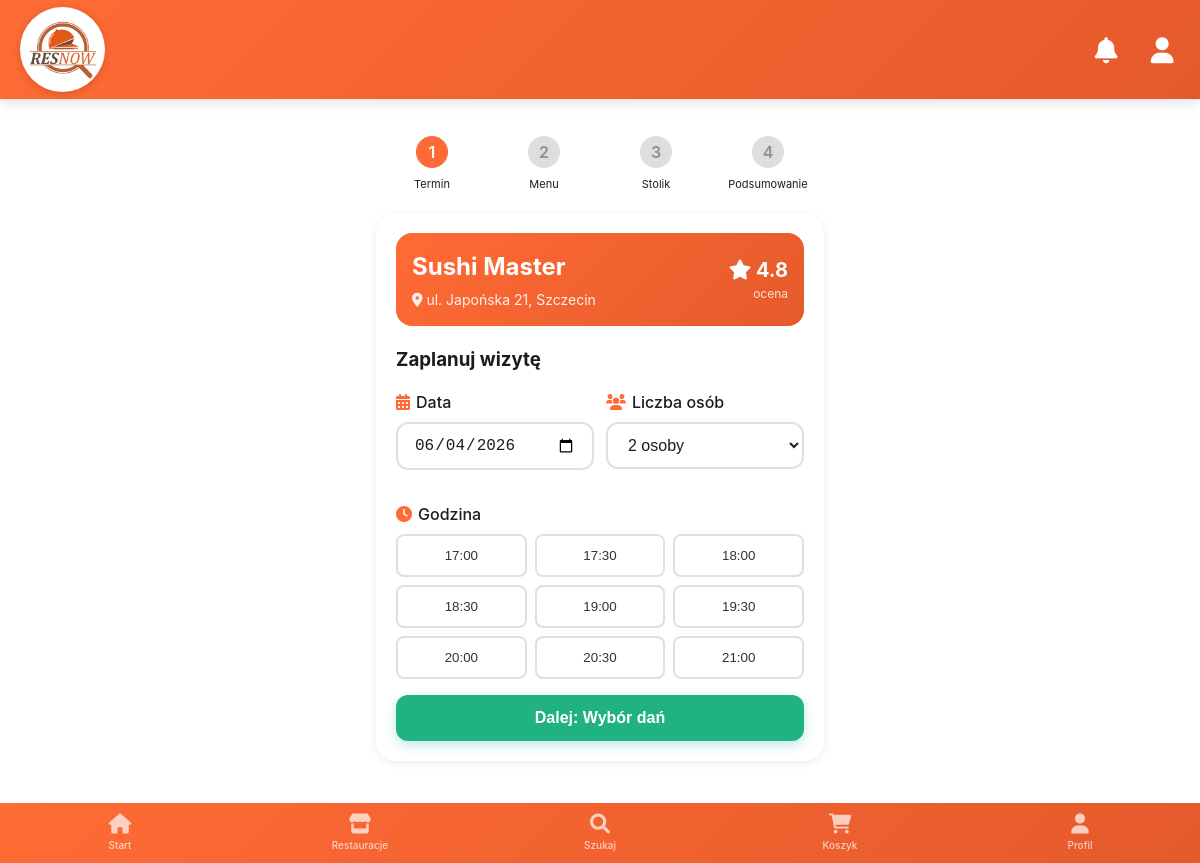
Screenshot of /client/reservation/3 (signed in) with the database file from the repository.
### models.py (models this page shows, shortened)
class Restaurant(db.Model):
    __tablename__ = 'restaurants'
    id = db.Column(db.Integer, primary_key=True)
    name = db.Column(db.String(100), nullable=False)
    address = db.Column(db.String(200))
    cuisine = db.Column(db.String(100))
    rating = db.Column(db.Float)
    delivery = db.Column(db.Boolean, default=False)
    reservation = db.Column(db.Boolean, default=True)
    opening_hours = db.Column(db.String(50))
    delivery_time = db.Column(db.String(50))

### app.py (the view)
@app.route('/client/reservation/<int:restaurant_id>')
@login_required
def client_reservation(restaurant_id):
    if session.get('role') != 'client':
        flash('Brak dostępu', 'danger')
        return redirect(url_for('login'))
    restaurant = Restaurant.query.get(restaurant_id)
    tables = get_tables_for_restaurant(restaurant_id)
    if not restaurant:
        flash('Restauracja nie znaleziona', 'danger')
        return redirect(url_for('client_restaurants'))
    tables_data = []
    for table in tables:
        tables_data.append({
            'id': table.id,
            'number': table.number,
            'seats': table.seats,
            'status': table.status,
            'shape': table.shape,
            'width': table.width,
            'height': table.height,
            'radius': table.radius,
            'x': table.x,
            'y': table.y,
            'rotation': table.rotation,
            'location': table.location
        })
    return render_template('client/reservation_mobile.html',
                           restaurant=restaurant,
                           tables=tables_data,
                           now=datetime.now()
                           )

### app.py (called while the page is built)
@app.context_processor
def inject_now():
    return {'now': datetime.now()}

def get_tables_for_restaurant(restaurant_id):
    return Table.query.filter_by(restaurant_id=restaurant_id).all()

def login_required(f):
    @wraps(f)
    def decorated_function(*args, **kwargs):
        if 'user_id' not in session:
            flash('Proszę się zalogować', 'warning')
            return redirect(url_for('login'))
        return f(*args, **kwargs)
    return decorated_function

### templates/client/reservation_mobile.html (shortened to what this page needs)
{% extends "mobile_layout.html" %}
{% block content %}
<div class="mobile-container">
    <div class="reservation-steps">
        <div class="step active" id="step1">
            <div class="step-number">1</div>
            <div style="font-size: 11px;">Termin</div>
        </div>
        <div class="step" id="step2">
            <div class="step-number">2</div>
            <div style="font-size: 11px;">Menu</div>
        </div>
        <div class="step" id="step3">
            <div class="step-number">3</div>
            <div style="font-size: 11px;">Stolik</div>
        </div>
        <div class="step" id="step4">
            <div class="step-number">4</div>
            <div style="font-size: 11px;">Podsumowanie</div>
        </div>
    </div>
    <div id="step1Content" class="mobile-card">
        <div class="restaurant-header-bg" style="display: flex; justify-content: space-between; align-items: center;">
            <div>
                <h2 style="margin: 0;">{{ restaurant.name }}</h2>
                <div class="address"><i class="fas fa-map-marker-alt"></i> {{ restaurant.address }}</div>
            </div>
            <div class="rating">
                <div class="rating-value"><i class="fas fa-star"></i> {{ restaurant.rating }}</div>
                <div class="rating-label">ocena</div>
            </div>
        </div>
        <h3 style="margin-bottom: 16px;">Zaplanuj wizytę</h3>
        <div class="datetime-picker">
            <div class="form-group">
                <label class="form-label"><i class="fas fa-calendar-alt" style="color: var(--primary-orange); margin-right: 6px;"></i>Data</label>
                <input type="date" class="form-control" id="reservationDate" min="{{ now.strftime('%Y-%m-%d') }}" value="{{ now.strftime('%Y-%m-%d') }}">
            </div>
            <div class="form-group">
                <label class="form-label"><i class="fas fa-users" style="color: var(--primary-orange); margin-right: 6px;"></i>Liczba osób</label>
                <select class="form-control" id="peopleCount">
                    <option value="2" selected>2 osoby</option>
                </select>
            </div>
        </div>
        <div class="form-group">
            <label class="form-label"><i class="fas fa-clock" style="color: var(--primary-orange); margin-right: 6px;"></i>Godzina</label>
            <div class="time-slots">
                <button class="time-slot" onclick="selectTime('17:00')">17:00</button>
                <button class="time-slot" onclick="selectTime('17:30')">17:30</button>
                <button class="time-slot" onclick="selectTime('18:00')">18:00</button>
                <button class="time-slot" onclick="selectTime('18:30')">18:30</button>
                <button class="time-slot" onclick="selectTime('19:00')">19:00</button>
                <button class="time-slot" onclick="selectTime('19:30')">19:30</button>
                <button class="time-slot" onclick="selectTime('20:00')">20:00</button>
                <button class="time-slot" onclick="selectTime('20:30')">20:30</button>
                <button class="time-slot" onclick="selectTime('21:00')">21:00</button>
            </div>
        </div>
        <button class="btn-mobile btn-primary" onclick="goToStep2()">
            Dalej: Wybór dań
        </button>
    </div>
</div>
{% endblock %}

### static/css/mobile.css (style rules this page uses)
:root { --primary-orange: #FF6B35; --primary-orange-light: #FF8C42; --primary-orange-dark: #E55A2B; --white: #FFFFFF; --light-gray: #F5F5F7; --gray: #8E8E93; --dark-gray: #636366; --dark: #1C1C1E; --black: #000000; --success: #34C759; --warning: #FF9500; --danger: #FF3B30; --info: #007AFF; --background: #FFFFFF; --card-background: #FFFFFF; --shadow: 0 2px 10px rgba(0, 0, 0, 0.08); --shadow-heavy: 0 4px 20px rgba(0, 0, 0, 0.15); --radius-sm: 8px; --radius-md: 12px; --radius-lg: 16px; --radius-xl: 24px; --spacing-xs: 4px; --spacing-sm: 8px; --spacing-md: 16px; --spacing-lg: 24px; --spacing-xl: 32px; }
* { margin: 0; padding: 0; box-sizing: border-box; }
body { font-family: -apple-system, BlinkMacSystemFont, 'Segoe UI', Roboto, Oxygen, Ubuntu, Cantarell, sans-serif; background-color: var(--background); color: var(--dark); line-height: 1.5; -webkit-font-smoothing: antialiased; -moz-osx-font-smoothing: grayscale; }
.mobile-container { max-width: 480px; margin: 0 auto; padding: 16px; }
.mobile-card { background-color: var(--card-background); border-radius: var(--radius-lg); padding: var(--spacing-md); margin-bottom: var(--spacing-md); box-shadow: var(--shadow); }
.btn-primary { background-color: var(--primary-orange); color: white; }
.btn-mobile { display: block; width: 100%; padding: 14px; border-radius: var(--radius-md); border: none; background-color: var(--primary-orange); color: white; font-size: 16px; font-weight: 600; text-align: center; text-decoration: none; cursor: pointer; margin-top: 16px; }
.form-group { margin-bottom: 16px; }
.form-label { display: block; margin-bottom: 8px; font-weight: 500; color: var(--dark); }
.form-control { width: 100%; padding: 12px 16px; border: 1px solid #C7C7CC; border-radius: var(--radius-md); font-size: 16px; background-color: var(--white); color: var(--dark); }
.reservation-steps { display: flex !important; flex-direction: row !important; justify-content: space-between !important; align-items: center !important; }
.step { flex: 1 !important; text-align: center !important; }

### rows the page displays
Restaurant: name "Sushi Master", address "ul. Japońska 21, Szczecin", rating "4.8"
